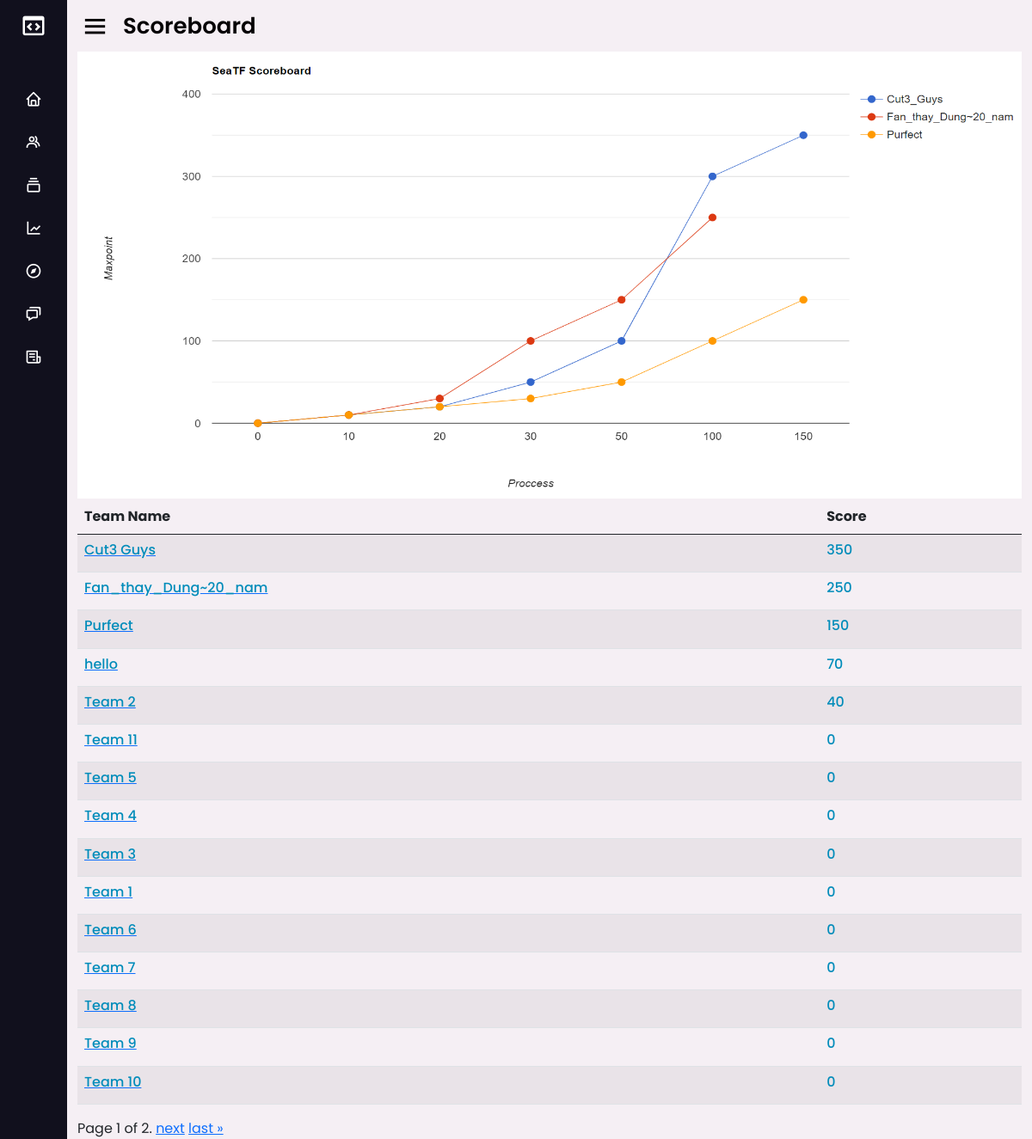
Page /scoreboard/ (signed in) on the earlier database version.
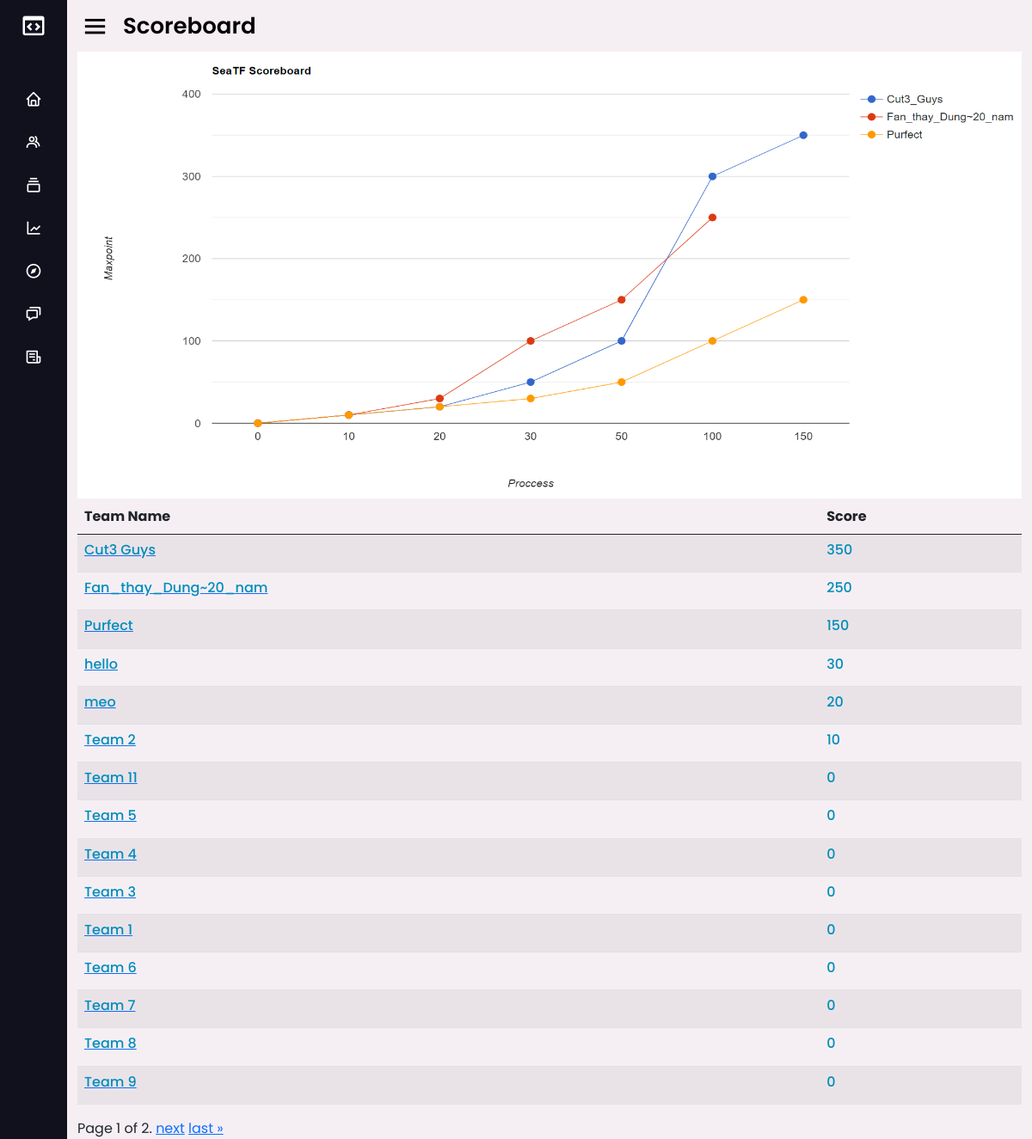
Same page on the later database version.
### base/models.py (models this page shows)
class Team(models.Model):
    name = models.CharField(max_length=55)
    password = models.CharField(max_length=32 )
    score = models.PositiveBigIntegerField(default=0)
    decription = models.CharField(max_length=100 , blank=True)
    updated = models.DateTimeField(auto_now=True)
    created = models.DateTimeField(auto_now_add=True)
    class Meta:
        ordering = ['-updated' , '-created']
    def __str__(self):
        return self.name

### base/views.py (the view)
# urls.py: path('scoreboard/' , views.scoreboard , name='scoreboard'),
def scoreboard(request):
    teams  = Team.objects.all().order_by("-score") # get all teams
    paginator = Paginator(teams, 15) # Show 15 team per page.
    page_number = request.GET.get('page')
    page_obj = paginator.get_page(page_number)
    context = {'teams': teams,'page_obj': page_obj}
    return render(request, 'base/navbar/scoreboard.html' , context)

### base/templates/base/navbar/scoreboard.html (shortened to what this page needs)
{% extends 'main.html' %}
{% load static %}
{% block header_text %}
<span class="text">Scoreboard</span>
{% endblock header_text %}
{% block content %}
	<div class="container">
		<div id="score">
			<div class="table-responsive">
				<div class="line_graph"  >
					<img  class="img-fluid" src="{% static '\images\scoreboard.jpg' %}" alt="Scoreboard not found" >
				<table class="table table-striped">
					<thead>
						<tr>
							<th>Team Name</th>
							<th>Score</th>
						</tr>
					</thead>
						{% for team in page_obj %}
						<tr>
							<td>
								<a href="/team/{{team.name}}"><h6 style="color: #008cba;">{{team.name}}</h6></a>
							</td>
							<td>
								<h6 style="color: #008cba;">{{team.score}}</h6>
							</td>
						</tr>
						{% endfor %}
				</table>
				<div class="pagination">
					<span class="step-links">
						<span class="current">
							Page {{ page_obj.number }} of {{ page_obj.paginator.num_pages }}.
						</span>
						{% if page_obj.has_next %}
							<a href="?page={{ page_obj.next_page_number }}">next</a>
							<a href="?page={{ page_obj.paginator.num_pages }}">last &raquo;</a>
						{% endif %}
					</span>
				</div>
			</div>
		</div>
{% endblock content %}

Differences in the rows shown:
no longer on this page (row unchanged): Team: name "Team 10", score "0"
changed Team "hello": score "70" → "30"
added Team: name "meo", score "20"
changed Team "Team 2": score "40" → "10"
